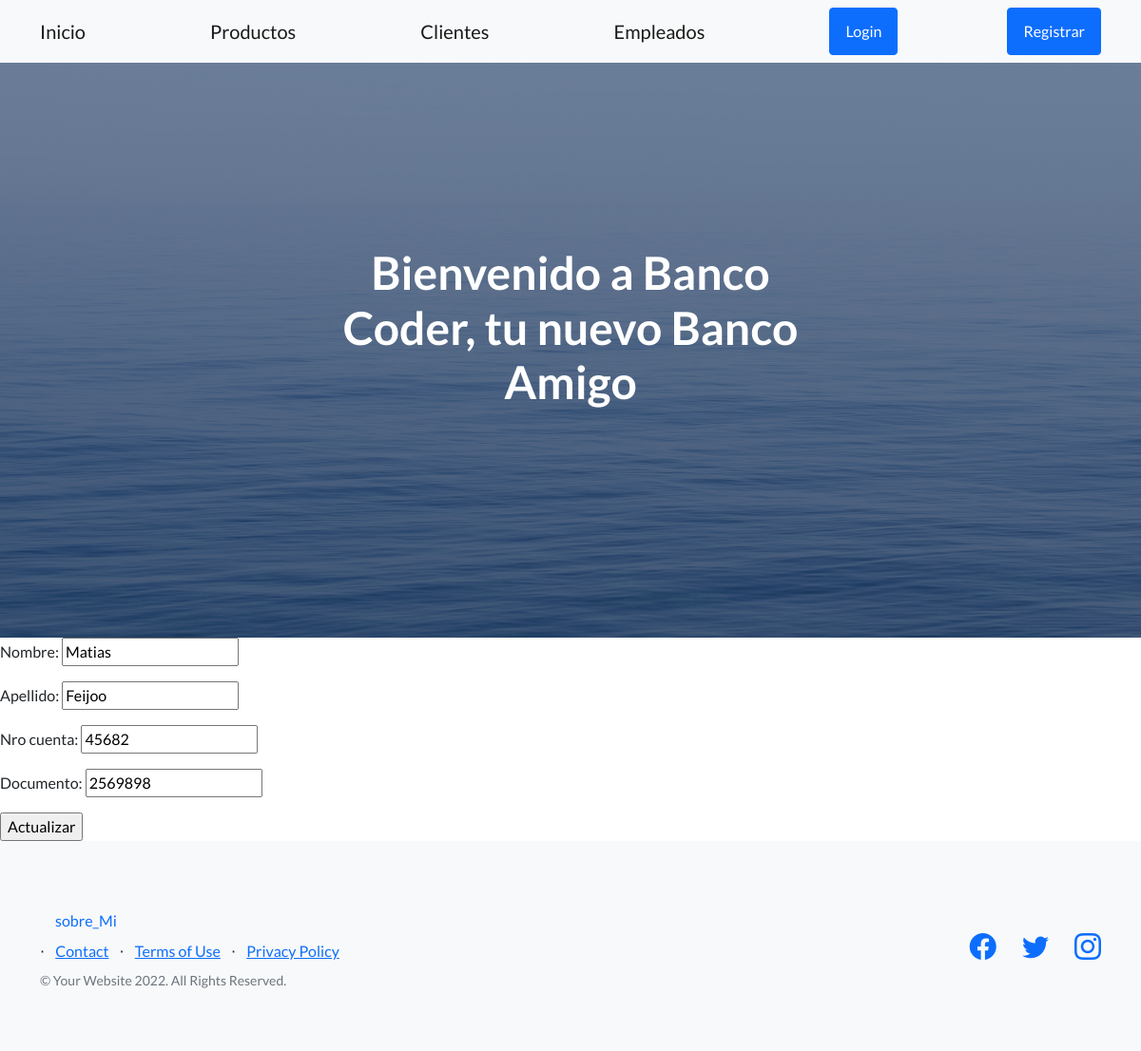
The page /EditarClientes/18 on the database its author committed.
### Appbank/models.py (models this page shows, shortened)
class Cliente(models.Model):
    nombre = models.CharField(max_length=30)
    apellido = models.CharField(max_length=30)
    documento = models.IntegerField()
    nro_cuenta = models.IntegerField()

### Appbank/views.py (the view)
# urls.py: path('EditarClientes/<int:id>', editarcliente, name="EditarCliente"),
def editarcliente(request, id): # edita cliente
    clientes = Cliente.objects.get(id=id)
    if request.method == 'POST':
        mi_formulario = ClienteFormulario(request.POST)
        if mi_formulario.is_valid():
            data = mi_formulario.cleaned_data
            clientes.nombre = data['nombre']
            clientes.apellido = data['apellido']
            clientes.documento = data['documento']
            clientes.nro_cuenta = data['nro_cuenta']
            clientes.save()
        return HttpResponseRedirect('/leerlistaclientes/')
    else:
         mi_formulario = ClienteFormulario(initial= {
            'nombre' : clientes.nombre,
            'apellido': clientes.apellido,
            'documento': clientes.documento,
            'nro_cuenta': clientes.nro_cuenta,
         })
         return render(request, 'editarcliente.html', {"mi_formulario": mi_formulario, "id": clientes.id})

### Appbank/forms.py
class ClienteFormulario(forms.Form):
    nombre = forms.CharField()
    apellido = forms.CharField()
    nro_cuenta = forms.IntegerField ()
    documento = forms.IntegerField()

### Appbank/templates/editarcliente.html
{% extends "padre.html" %}
{% load  static  %}
{% block contenidoquecambia %}
<form action ="{% url 'EditarCliente' id%}" method="POST">{% csrf_token %}
        {{ mi_formulario.as_p }}
<input type="submit" value = "Actualizar"/>
</form>
{% endblock contenidoquecambia %}

### rows shown on the page
Cliente: nombre "Matias", apellido "Feijoo", nro_cuenta "45682", documento "2569898"
